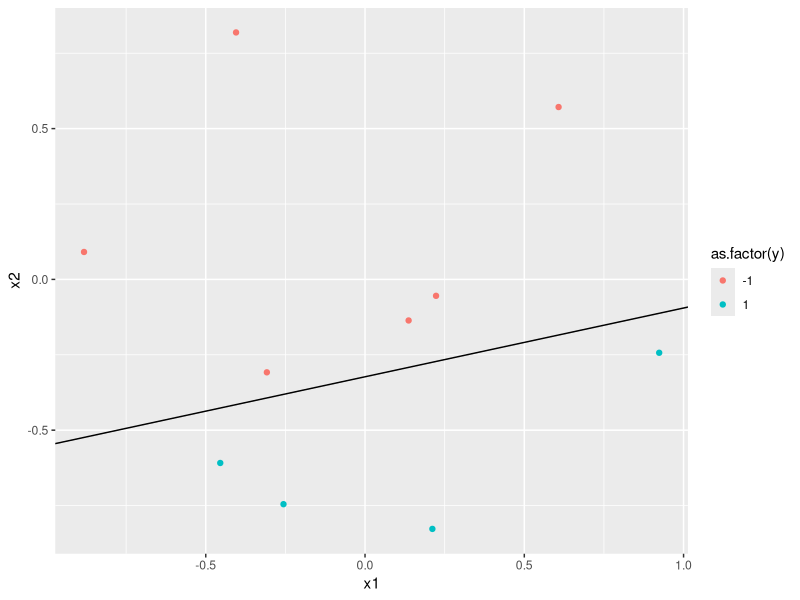

Source code (R):
## Load the library
library(ggplot2)

## Function to generate the data
data.generate = function(n = 10, ext = 1){ 
	# Generate the points.
	x1 = runif(n, -ext, ext)
	x2 = runif(n, -ext, ext)
	
	# Draw a random line in the area.
	slope = runif(1)
	intercept = runif(1, -ext, ext)
	
	# Assign the dependent values.
	y = as.numeric(x1 * slope + intercept > x2) * 2 - 1
	
	# Return the values.
	data = data.frame(x1,x2,y)
	return(list(data = data,slope = slope, intercept = intercept))
}	

## Generates the data; passing the parameters with desired numbers can change the points generated as well as the range. (n = 100, ext = 2)
generated = data.generate()

## Plot the data.
qplot(x1,x2,col= as.factor(y), data = generated$data) + geom_abline(intercept = generated$intercept, slope = generated$slope)

## Initializing PLA
independent = as.matrix(cbind(1, generated$data[c(1,2)]))
w = c(0,0,0)

## PLA
